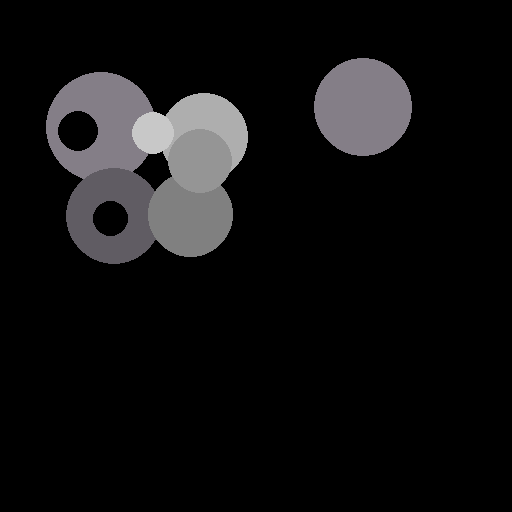
#> input picture testing/testImage.png, 512 x 512 px
$ python -i Label.py   (imports and definitions only)
#> lines starting #> are read from the running program, lines starting #| are printed output that depends on the picture; after the words box and inside, x2 and y2 are one past the last pixel; in counts of white or black regions, pixels touching at a corner belong together
# Label.py -- labels individual organoids in a detection image

import skimage.segmentation as segmentation
import skimage.morphology as morphology
import numpy as np
import skimage.feature
import skimage.filters
import scipy.ndimage as ndimage


# [39 lines left out: function Label, not called in this run]


def DetectEdges(image: np.ndarray):
    # Reordered Canny edge detector (Sobel -> Gaussian -> Hysteresis threshold)
    smoothEdges = skimage.filters.gaussian(skimage.filters.sobel(image), 2)
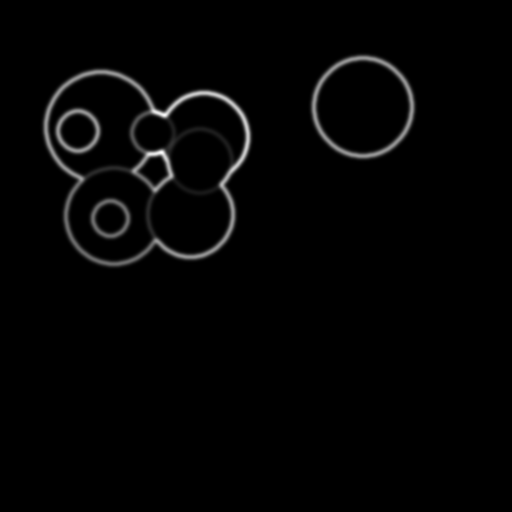
#> smoothEdges: shape (512, 512) float64; min 0, max 0.241, mean 0.00407; drawn with min black and max white
    edges = skimage.filters.apply_hysteresis_threshold(smoothEdges, 0.005, 0.05)
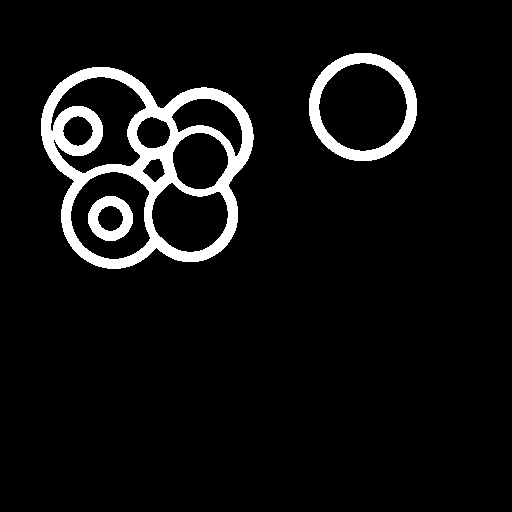
#> edges: shape (512, 512) bool; 6.6% white; 3 white regions, box (x1, y1, x2, y2) and area: (41, 67, 254, 269) 12759, (309, 53, 417, 161) 3312, (88, 196, 133, 241) 1108

    foregroundMask = ndimage.binary_opening(image >= 0.5)
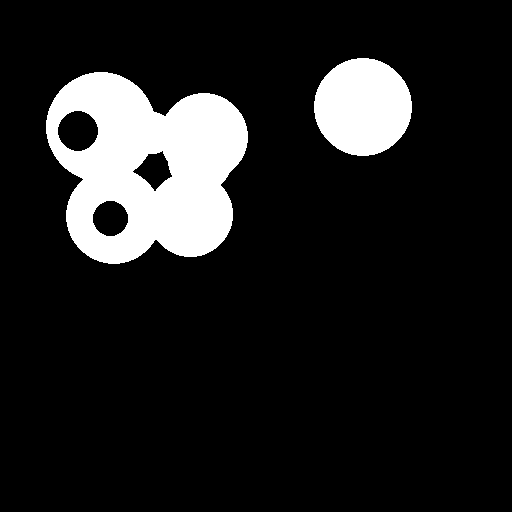
#> foregroundMask: shape (512, 512) bool; 12.6% white; 2 white regions, box (x1, y1, x2, y2) and area: (46, 72, 248, 264) 25478, (314, 58, 412, 156) 7488
    edges = np.bitwise_and(edges, foregroundMask)
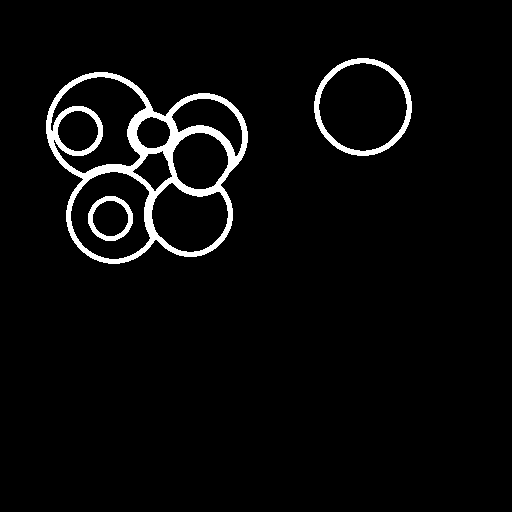
#> edges: shape (512, 512) bool; 3.8% white; 3 white regions, box (x1, y1, x2, y2) and area: (46, 72, 248, 264) 7759, (314, 58, 412, 156) 1576, (88, 196, 133, 241) 624
    return edges


# [11 lines left out: function FillHoles, not called in this run]

>>> import cv2
>>> picture = cv2.imread('../testing/testImage.png', cv2.IMREAD_GRAYSCALE)
>>> result = DetectEdges(picture)
